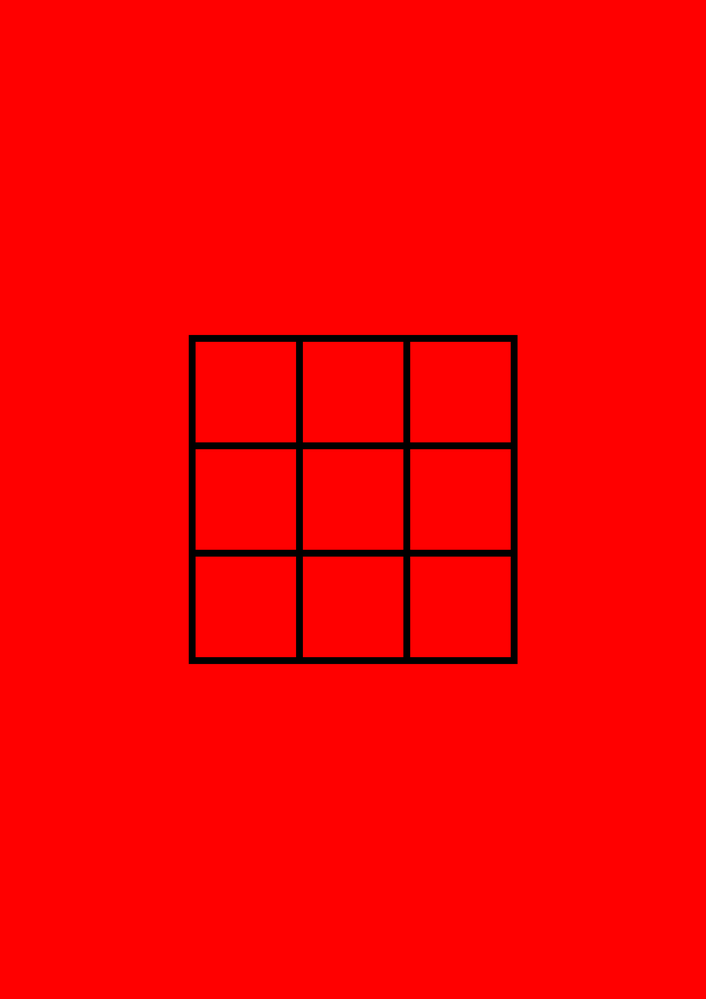
#> input picture opencv/a4_grid.png, 706 x 999 px, shrunk from 2480 x 3507 before the run, given in place of the camera
$ python pretreatment.py
#> lines starting #> are read from the running program, lines starting #| are printed output that depends on the picture; after the words box and inside, x2 and y2 are one past the last pixel; in counts of white or black regions, pixels touching at a corner belong together
import cv2
import numpy as np

# 图像预处理类
# 用于处理摄像头捕获的原始图像，将其转换为二值图像，并提取出棋盘和棋格的轮廓。
# 主要功能包括：
# 1. 将彩色图像转换为灰度图像。
# 2. 将灰度图像二值化。
# 3. 进行形态学操作，如膨胀、闭操作、开操作、中值滤波、腐蚀等。
# 4. 裁剪图像的中心区域，以专注于图像的主要部分。
# 5. 在二值图中查找所有轮廓，并返回它们的外接矩形的四个顶点。
class Pretreatment:
    # 类的构造函数，在创建类的新实例时自动调用。
    def __init__(self, x_ratio=0.5, y_ratio=1,
                 black_threshold=(0, 0, 0, 179, 255, 189),
                 red_thresholds=[(0, 100, 100, 10, 255, 255), (170, 100, 100, 180, 255, 255)]):
        # 定义一个3x3的结构元素（或称为核），用于形态学操作。
        # 形态学操作（如腐蚀、膨胀）使用这个核来处理图像的像素。
        self.kernel = np.ones((3, 3), np.uint8)
        # 设置图像裁剪的宽度比例。0.5表示保留中心50%的宽度。
        self.x_ratio = x_ratio
        # 设置图像裁剪的高度比例。1表示保留完整的100%的高度。
        self.y_ratio = y_ratio

        # 解析黑色阈值
        self.lower_black = np.array([black_threshold[0], black_threshold[1], black_threshold[2]])
        self.upper_black = np.array([black_threshold[3], black_threshold[4], black_threshold[5]])
        # 存储红色阈值
        self.red_thresholds = red_thresholds
        pass

    # 预处理图像，通过一系列操作来清洁图像，突出显示感兴趣的特征。
    # 参数：
    #   image: 需要处理的原始彩色图像。
    def preprocess(self, image):
        # 步骤1: 将彩色图像转换为HSV图像。
        hsv = cv2.cvtColor(image, cv2.COLOR_BGR2HSV)

        # 步骤2: 根据黑色阈值进行颜色过滤，得到二值图像
        binary = cv2.inRange(hsv, self.lower_black, self.upper_black)


        # --- 形态学操作，用于优化二值图像 ---

        # 步骤3: 膨胀操作。
        # 使用之前定义的kernel，增加图像中白色区域的面积。
        # 这有助于连接断开的线条或填充小的空隙。
        binary = cv2.dilate(binary, self.kernel, iterations=1)

        # 步骤4: 闭操作。
        # 闭操作是先膨胀后腐蚀，用于填充物体内部的小黑洞。
        binary = cv2.morphologyEx(binary, cv2.MORPH_CLOSE, self.kernel, iterations=1)

        # 步骤5: 开操作。
        # 开操作是先腐蚀后膨胀，用于移除图像中的小噪点（小的白色斑点）。
        binary = cv2.morphologyEx(binary, cv2.MORPH_OPEN, self.kernel)

        # 步骤6: 中值滤波。
        # 一种平滑技术，可以有效去除椒盐噪声，同时比高斯模糊更好地保留边缘。
        # 这里的 '3' 是滤波器的大小。
        binary = cv2.medianBlur(binary, 3)

        # 步骤7: 腐蚀操作。
        # 减少白色区域的面积，可以进一步去除小的噪点，或者使物体的轮廓更细。
        # 进行7次腐蚀，效果更强。
        # binary = cv2.erode(binary, self.kernel, iterations=7)

        # 返回经过一系列处理后的二值图像。
        return binary

    # 裁剪图像的中心区域，以专注于图像的主要部分。
    # 参数：
    #   image: 待裁剪的原始图像。
    def crop(self, image, x_ratio=0.5, y_ratio=1):
        # 获取图像的尺寸（高度，宽度，颜色通道数）。
        height, width = image.shape[:2]

        # 根据设定的比例计算需要保留的宽度。
        crop_width = int(width * x_ratio)
        # 根据设定的比例计算需要保留的高度。
        crop_height = int(height * y_ratio)

        # 计算裁剪区域左上角的x坐标，使其在水平方向上居中。
        x_start = (width - crop_width) // 2
        # 计算裁剪区域左上角的y坐标，使其在垂直方向上居中。
        y_start = (height - crop_height) // 2

        # 计算裁剪区域右下角的x坐标。
        x_end = x_start + crop_width
        # 计算裁剪区域右下角的y坐标。
        y_end = y_start + crop_height

        # 使用NumPy的切片功能裁剪图像，并返回裁剪后的部分。
        return image[y_start:y_end, x_start:x_end]

    # [14 lines left out: function thresholdHsv, not called in this run]

    # 在二值图中查找所有轮廓，并返回它们的外接矩形的四个顶点。
    # 参数：
    # image: 经过预处理的二值图。
    def get_rect_contour(self, image):
        # 查找图像中的轮廓。
        # cv2.RETR_EXTERNAL: 只检测最外层的轮廓。
        # cv2.CHAIN_APPROX_SIMPLE: 压缩水平、垂直和对角线段，只保留它们的端点。
        contours, hierarchy = cv2.findContours(image, cv2.RETR_EXTERNAL, cv2.CHAIN_APPROX_SIMPLE)

        # 如果没有找到任何轮廓，则返回一个空列表。
        if not contours:
            return []

        # 创建一个空列表来存储所有找到的矩形顶点。
        boxes = []
        # 遍历找到的每一个轮廓。
        for contour in contours:
            # 计算包围当前轮廓的最小面积矩形。这个矩形可能会有旋转。
            rect = cv2.minAreaRect(contour)
            # 从矩形对象中获取四个顶点的坐标。
            box = cv2.boxPoints(rect)
            # 将顶点坐标转换为整数类型。
            box = np.intp(box)
            # 将这组顶点添加到列表中。
            boxes.append(box)
        # 返回包含所有矩形顶点坐标的列表。
        return boxes

    # 从一个轮廓列表中筛选出面积最大的那个轮廓。
    # 参数：
    #   list_of_box_points: 一个包含多个轮廓（由其顶点表示）的列表。
    def get_max_contour(self, list_of_box_points):
        max_area = 0  # 初始化最大面积为0。
        max_contour = None  # 初始化最大轮廓为None。
        # 检查输入的列表是否为空，如果是，则直接返回None。
        if list_of_box_points is None:
            return None
        # 遍历列表中的每一个轮廓。
        for box_points in list_of_box_points:
            # 计算当前轮廓的面积。
            area = cv2.contourArea(box_points)
            # 如果当前轮廓的面积大于已知的最大面积...
            if area > max_area:
                max_area = area  # ...则更新最大面积。
                max_contour = box_points  # ...并更新最大轮廓。
        # 返回找到的面积最大的轮廓。
        return max_contour,max_area

    # 获取单个轮廓的边界框信息（位置和尺寸）。
    # 参数：
    #   contour: 单个轮廓。
    # [4 lines left out: function get_contour_size, not called in this run]

    # 识别并处理图像中的棋盘和棋格
    # 参数:
    #   frame: 从摄像头捕获的原始视频帧。

    # 返回:
    #   processed_frame: 经过处理后，绘制了轮廓的帧。
    #   grid_contours: 检测到的棋格轮廓列表。
    def get_grid(self, frame, draw_visuals=True):
        # -- 识别黑色棋盘  --
        # 创建原始帧的俩个副本，一个用于棋盘，一个用于棋格
        # 这样做可以保留原始的、未被修改的 `frame`，以便在最后显示清晰的结果。
        frame_for_processing_black = frame.copy()
        frame_for_processing_white = frame.copy()

        # 裁剪图像副本，以专注于中心区域，减少背景干扰。
        cropped_image_black = self.crop(frame_for_processing_black, self.x_ratio, self.y_ratio)
        cropped_image_white = self.crop(frame_for_processing_white, self.x_ratio, self.y_ratio)
        # 也裁剪原始的显示帧，以确保处理区域和显示区域大小一致。
        processed_frame = self.crop(frame.copy())

        # 对裁剪后的图像进行预处理，得到一个干净的二值图像。
        binary_image_black = self.preprocess(cropped_image_black)

        # 在预处理后的二值图像上查找所有（黑色）轮廓。
        # 这里我们假设棋盘格是图像中最大的黑色区域。
        list_of_box_points_black = self.get_rect_contour(binary_image_black)

        # 创建一个窗口显示所有找到的轮廓（调试用）。
        cv2.imshow("list_of_box_points_black", binary_image_black)

        # 从所有找到的轮廓中，筛选出面积最大的那一个。
        max_contour_black,max_area_black = self.get_max_contour(list_of_box_points_black)

        grid_contours = []

        # -- 识别 黑色棋盘中的 白色 棋格  --
        # 只有在成功找到最大轮廓的情况下，才执行后续操作。
        if max_contour_black is not None:
            if draw_visuals:
                # 在结果图上用红色绘制最大轮廓（棋盘）
                cv2.drawContours(processed_frame, [max_contour_black], -1, (0, 0, 255), 3) # 红色，粗线条
                # 在最大轮廓的四个顶点上画蓝色的圆
                for point in max_contour_black:
                    cv2.circle(processed_frame, tuple(point), 5, (255, 0, 0), -1) # 蓝色实心圆

            # 创建一个与裁剪图像同样大小的黑色掩码
            mask = np.zeros(cropped_image_white.shape[:2], dtype=np.uint8)
            # 在掩码上将最大轮廓（棋盘）区域画成白色，并填充
            cv2.drawContours(mask, [max_contour_black], -1, 255, -1)

            # 对掩码进行腐蚀操作，稍微向内收缩，以排除棋盘边缘的干扰
            # 腐蚀核的大小决定了收缩的程度，可以根据实际情况调整
            erosion_kernel = np.ones((15, 15), np.uint8)
            mask = cv2.erode(mask, erosion_kernel, iterations=1)

            # 使用掩码从原始彩色图像中提取出棋盘的精确区域
            roi_for_white_grid = cv2.bitwise_and(cropped_image_white, cropped_image_white, mask=mask)


            # 确保提取的ROI不为空
            if roi_for_white_grid.size > 0:
                # 对这个ROI（棋盘区域）进行预处理，以寻找内部的棋格。
                # 'preprocess'会使黑色背景（棋盘）变白，而白色物体（棋格）变黑。
                binary_roi_white = self.preprocess(roi_for_white_grid)

                # 为了能用findContours找到棋格，我们需要让棋格成为白色物体。
                # 因此，我们反转二值图像，使棋格变白，背景变黑。
                # cv2.imshow("BI", binary_roi_white) # 显示反转前的图像 (当前棋格是黑的)
                binary_roi_white = cv2.bitwise_not(binary_roi_white)
                # cv2.imshow("CIMG", binary_roi_white) # 显示反转后的图像 (当前棋格是白的，背景是黑的)

                # 现在，在处理过的ROI中寻找轮廓，这些轮廓对应着棋格。
                list_of_box_points_white = self.get_rect_contour(binary_roi_white)

                # 如果在ROI中找到了轮廓（棋格）。
                if list_of_box_points_white:
                    # 遍历ROI中的每一个轮廓。
                    for contour in list_of_box_points_white:
                        # 计算轮廓的面积
                        mianji=cv2.contourArea(contour)
                        # 根据面积筛选轮廓，以排除不可能是棋格的轮廓。
                        # 如果轮廓面积大于棋盘面积的90%（可能是整个棋盘的边框），或者小于2%（可能是噪声或线条），则忽略它。
                        if mianji > max_area_black * 0.9 or mianji < max_area_black * 0.02:
                            continue

                        grid_contours.append(contour)

                        if draw_visuals:
                            # 在原始的彩色帧上把棋格的轮廓画出来，用绿色、宽度为2的线条。
                            cv2.drawContours(processed_frame, [contour], -1, (0, 255, 0), 2)
                            # 在每个棋格的四个顶点上画黄色的圆
                            for point in contour:
                                cv2.circle(processed_frame, tuple(point), 5, (0, 255, 255), -1) # 黄色实心圆

                # 显示提取出的ROI图像（一个小的黑白图像），用于调试。
                cv2.imshow("ROI Image", binary_roi_white)

        return  grid_contours


# 这是一个标准的Python入口点。
# 当这个脚本被直接运行时，下面的代码块将被执行。
# 如果这个脚本被其他脚本导入，则不会执行。
if __name__ == "__main__":
    # 打开默认的摄像头（索引通常为0或1）。
    cap = cv2.VideoCapture(1)
    # 在主循环开始前，只创建一个Pretreatment类的实例。
    # 这样可以避免在每次循环中重复创建对象，提高效率。
    pretreatment = Pretreatment(x_ratio=0.5, y_ratio=1)

    # 开始一个无限循环，用于连续处理视频的每一帧。
    while True:
        # 从摄像头读取一帧图像。
        # ret 是一个布尔值，表示是否成功读取帧。frame 是读取到的图像。
        ret, frame = cap.read()
#> frame is the input picture: shape (999, 706, 3); mean B, G, R 0, 0, 248.8
        # 如果没有成功读取到帧（例如，摄像头断开或视频结束），则打印错误并退出循环。
        if not ret:
            print("错误：无法获取帧")
            break

        # 调用封装好的方法来处理帧，但不让它自己画图
        # 如果需要看到棋盘轮廓等所有细节，可以将 draw_visuals 设置为 True
        grids = pretreatment.get_grid(frame, draw_visuals=False)
#> in preprocess, `binary = cv2.inRange(hsv, self.lower_black, self.upper_black)`:
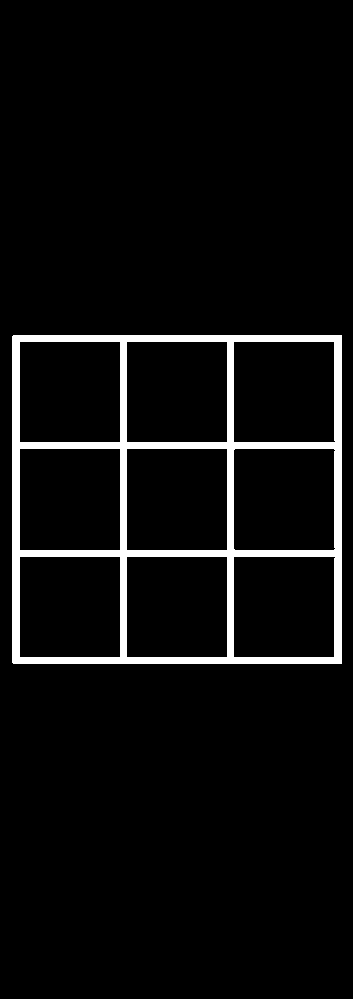
#> binary: shape (999, 353); 5.2% white; 1 white region, box (x1, y1, x2, y2) and area: (12, 335, 342, 664) 18266
#> in preprocess, `binary = cv2.dilate(binary, self.kernel, iterations=1)`:
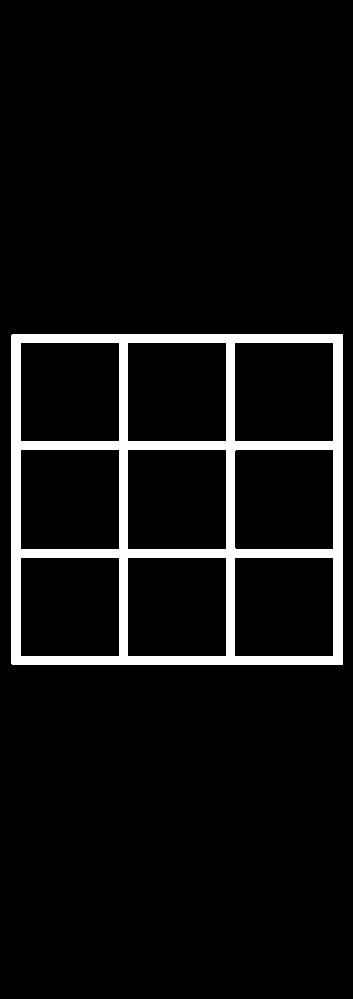
#> binary: shape (999, 353); 6.6% white; 1 white region, box (x1, y1, x2, y2) and area: (11, 334, 343, 665) 23162
#> in get_rect_contour, `contours, hierarchy = cv2.findContours(image, cv2.RETR_EXTERNAL, cv2.C..`: contours = 1 item
#> the loop in get_rect_contour, `for contour in contours:` made 1 pass
#> (rect, box) on pass 1: (((176.5, 499), (330, 331), -90), [[341, 663], [11, 663], [11, 334], [341, 334]])
#> after the loop in get_rect_contour, `for contour in contours:`: boxes = [[[341, 663], [11, 663], [11, 334], [341, 334]]]
#> the loop in get_max_contour, `for box_points in list_of_box_points:` made 1 pass
#> (area, max_area, max_contour) on pass 1: (108570, 108570, [[341, 663], [11, 663], [11, 334], [341, 334]])
#> after the loop in get_max_contour, `for box_points in list_of_box_points:`: max_area = 108570
#> in get_grid, `max_contour_black,max_area_black = self.get_max_contour(list_of_box_po..`: max_contour_black = [[341, 663], [11, 663], [11, 334], [341, 334]]; max_area_black = 108570
#> in get_grid, `mask = cv2.erode(mask, erosion_kernel, iterations=1)`:
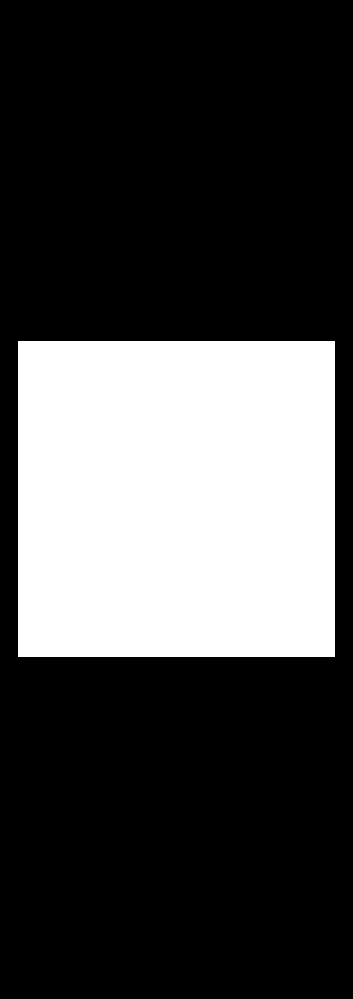
#> mask: shape (999, 353); 28.4% white; 1 white region, box (x1, y1, x2, y2) and area: (18, 341, 335, 657) 100172
#> in get_grid, `roi_for_white_grid = cv2.bitwise_and(cropped_image_white, cropped_imag..`:
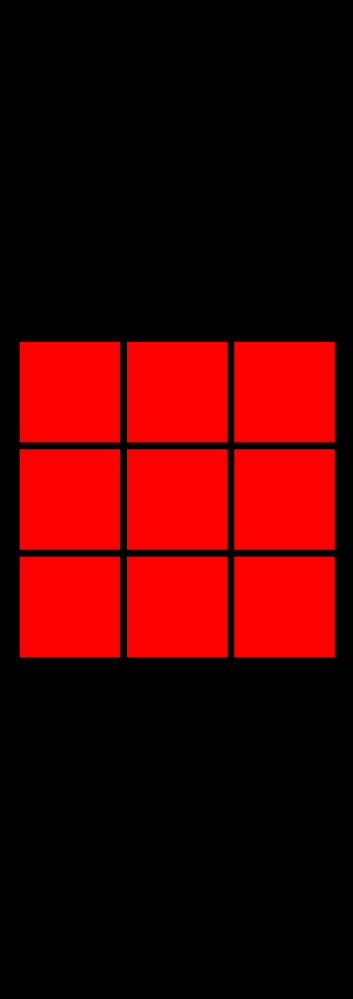
#> roi_for_white_grid: shape (999, 353, 3); mean B, G, R 0, 0, 65.7
#> in preprocess (call 2), `binary = cv2.dilate(binary, self.kernel, iterations=1)`:
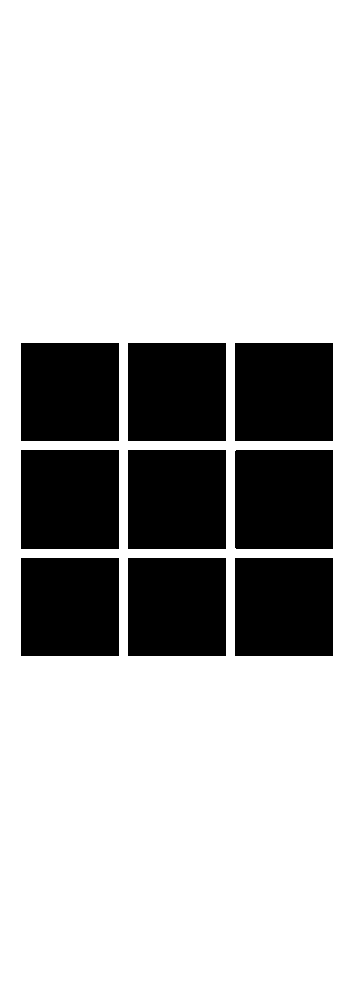
#> binary: shape (999, 353); 75.4% white; 9 black regions, largest, box (x1, y1, x2, y2) and area: (21, 450, 119, 549) 9702, (128, 450, 226, 549) 9702, (235, 450, 333, 549) 9700
#> in get_rect_contour (call 2), `contours, hierarchy = cv2.findContours(image, cv2.RETR_EXTERNAL, cv2.C..`: contours = 9 contours; largest, box (x1, y1, x2, y2) and area: (235, 450, 333, 549) 9504, (128, 450, 226, 549) 9504, (21, 450, 119, 549) 9504, (235, 558, 333, 656) 9407, (128, 558, 226, 656) 9407
#> the loop in get_rect_contour (call 2), `for contour in contours:` made 9 passes
#> (rect, box) on passes 1 to 5: (((283.5, 606.5), (97, 97), -90), [[332, 655], [235, 655], [235, 558], [332, 558]]), (((176.5, 606.5), (97, 97), -90), [[225, 655], [128, 655], [128, 558], [225, 558]]), (((69.5, 606.5), (97, 97), -90), [[118, 655], [21, 655], [21, 558], [118, 558]]), (((283.5, 499), (98, 97), -90), [[332, 548], [235, 548], [235, 450], [332, 450]]), (((176.5, 499), (98, 97), -90), [[225, 548], [128, 548], [128, 450], [225, 450]])
#> in get_grid, `list_of_box_points_white = self.get_rect_contour(binary_roi_white)`: list_of_box_points_white = 9 items
#> the loop in get_grid, `for contour in list_of_box_points_white:` made 9 passes
#> (contour, mianji) on passes 1 to 8: ([[332, 655], [235, 655], [235, 558], [332, 558]], 9409), ([[225, 655], [128, 655], [128, 558], [225, 558]], 9409), ([[118, 655], [21, 655], [21, 558], [118, 558]], 9409), ([[332, 548], [235, 548], [235, 450], [332, 450]], 9506), ([[225, 548], [128, 548], [128, 450], [225, 450]], 9506), ([[118, 548], [21, 548], [21, 450], [118, 450]], 9506), ([[332, 440], [235, 440], [235, 343], [332, 343]], 9409), ([[225, 440], [128, 440], [128, 343], [225, 343]], 9409)
#> grids = 9 items
        cropped_frame = pretreatment.crop(frame, pretreatment.x_ratio, pretreatment.y_ratio)
        # 在主函数中根据返回的数据手动绘制，以验证数据正确性
        if grids:
            # 绘制所有棋格的轮廓
            cv2.drawContours(cropped_frame, grids, -1, (0, 255, 0), 2) # 绿色
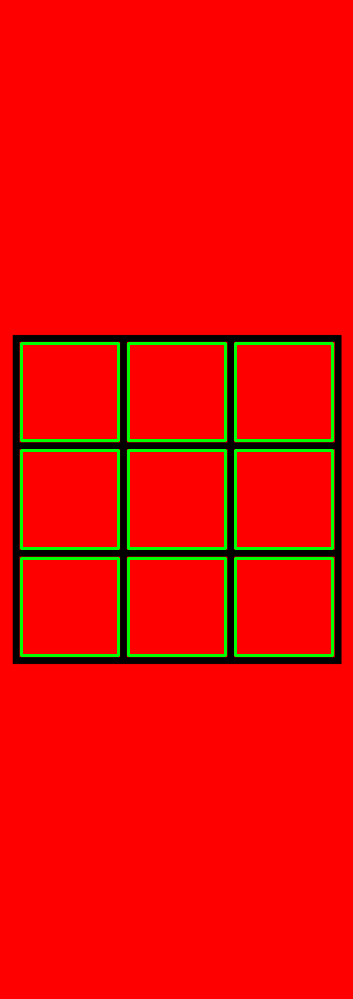
#> cropped_frame: shape (999, 353, 3); mean B, G, R 0, 7.6, 235.2
            # 绘制所有棋格的顶点
            for contour in grids:
                for point in contour:
                    cv2.circle(cropped_frame, tuple(point), 5, (0, 255, 255), -1) # 黄色
#> this loop made 9 passes
#> contour on passes 1 to 8: [[332, 655], [235, 655], [235, 558], [332, 558]], [[225, 655], [128, 655], [128, 558], [225, 558]], [[118, 655], [21, 655], [21, 558], [118, 558]], [[332, 548], [235, 548], [235, 450], [332, 450]], [[225, 548], [128, 548], [128, 450], [225, 450]], [[118, 548], [21, 548], [21, 450], [118, 450]], [[332, 440], [235, 440], [235, 343], [332, 343]], [[225, 440], [128, 440], [128, 343], [225, 343]]
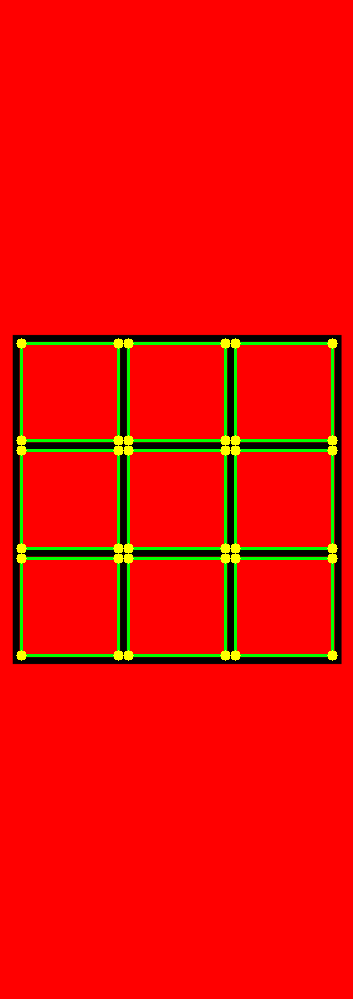
#> cropped_frame: shape (999, 353, 3); 0.82% of pixels changed, all inside (x1, y1, x2, y2) = (16, 338, 338, 661)

        # 在窗口中显示最终处理后带有标记的彩色图像。
        cv2.imshow("Result", cropped_frame)

        # 可以在这里添加使用`grids`列表的逻辑
        if grids:
            # 例如，打印找到的棋格数量
            # print(f"找到了 {len(grids)} 个棋格")
            pass

        # 等待1毫秒，并检查是否有按键。如果按下的是 'q' 键...
        if cv2.waitKey(1) & 0xFF == ord('q'):
#> (key q is pressed here)
            break  # ...则退出主循环。

    # 循环结束后，释放摄像头资源。
    cap.release()
    # 关闭所有由OpenCV创建的窗口。
    cv2.destroyAllWindows()
